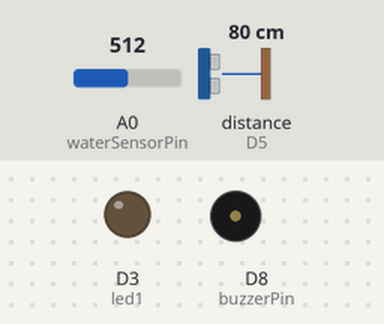
The sketch below on a simulated ESP8266 (Wemos D1 mini). Parts: output pins drawn as LEDs (lit = HIGH), buzzer (waves = sounding, pin HIGH). The inputs (shaded band) are chosen by the test bench; at power-on: A0 (waterSensorPin) = 512, distance to the obstacle (sensor on D5) 80 cm. The echo pulse lasts 58.3 µs per cm; WiFi joins after 1.5 s; servers stay silent unless stated; uploads are accepted with an empty reply; what the sketch prints to the serial monitor is not drawn.

Above: at 2.7 s.
2.8 s: A0 (waterSensorPin) set to 986
6.6 s: A0 (waterSensorPin) set to 1007
At 8.1 s:
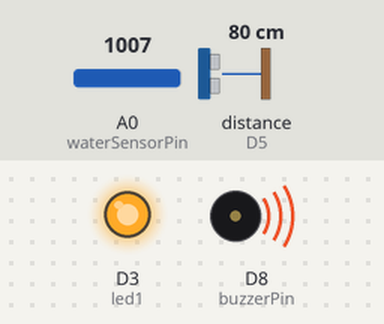
9.0 s: A0 (waterSensorPin) set to 990
At 10.5 s:
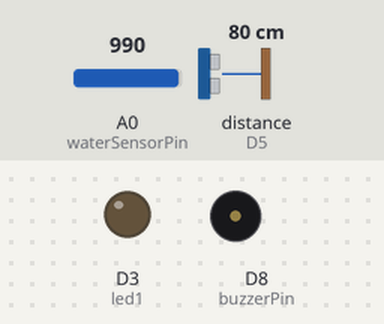
12.6 s: A0 (waterSensorPin) set to 1010
At 14.2 s:
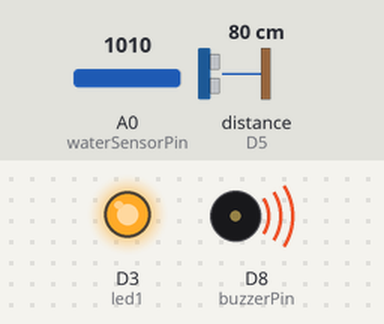
Timing chart, 0 to 15.7 s (numbered marks = the images above; inputs shaded):
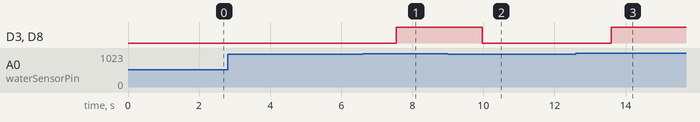

Measured:
- the behaviour switches between 1000 and 1001 on A0 (waterSensorPin) (found by bisection; images 0 and 1)
- after the input at 2.8 s, every drawn part: stays the same
- after the input at 6.6 s, D3 (led1), D8 (buzzerPin): LOW → HIGH after 0.95 s
- after the input at 9.0 s, D3 (led1), D8 (buzzerPin): HIGH → LOW after 0.97 s
- after the input at 12.6 s, D3 (led1), D8 (buzzerPin): LOW → HIGH after 0.99 s

The sketch:

ProjekAkhirNoFix.ino
```cpp
#include <ESP8266HTTPClient.h>
#include <ESP8266WiFi.h>
#include <WiFiClient.h>
#include <Ultrasonic.h>

#define ON HIGH
#define OFF LOW
#define led1 D3

const char* ssid = "Przz";
const char* password = "ineedyou";

WiFiClient wifiClient;

const int trigPin = D4;       // Pin trigger sensor HC-SR04 terhubung ke pin D4 pada WeMos D1R1
const int echoPin = D5;       // Pin echo sensor HC-SR04 terhubung ke pin D5 pada WeMos D1R1
const int waterSensorPin = A0; // Pin water sensor terhubung ke pin A0 pada WeMos D1R1
const int buzzerPin = D8;     // Pin buzzer terhubung ke pin D8 pada WeMos D1R1

Ultrasonic ultrasonic(trigPin, echoPin); // Buat objek Ultrasonic

void setup() {
  Serial.begin(115200);
  Serial.print("Connecting to ");
  Serial.println(ssid);

  WiFi.begin(ssid, password);
  while (WiFi.status() != WL_CONNECTED) {
    delay(500);
    Serial.print(".");
  }
  Serial.println("");
  Serial.println("WiFi connected");
  Serial.println(WiFi.localIP());

  pinMode(led1, OUTPUT);
  pinMode(waterSensorPin, INPUT);
  pinMode(buzzerPin, OUTPUT);
}

void loop() {
   int distance = ultrasonic.read(); // Membaca data dari sensor HC-SR04
  Serial.println("Distance: " + String(distance) + " cm");

  int waterLevel = analogRead(waterSensorPin); // Membaca data dari water sensor
  Serial.println("Water Level: " + String(waterLevel));

  if (waterLevel > 1000) {
    digitalWrite(led1, ON);
    digitalWrite(buzzerPin, ON);
    Serial.println("LED dan Buzzer ON");
  } else {
    digitalWrite(led1, OFF);
    digitalWrite(buzzerPin, OFF);
    Serial.println("LED dan Buzzer OFF");
  }
  if (WiFi.status() == WL_CONNECTED) {
    HTTPClient http;
    Serial.print("[HTTP] begin...\n");
    String link;
    link = F("http://192.168.190.231/flood_detection/flood.php?resikoBanjir=");
    link += String(waterLevel, 6);
    link += "&ketinggianAir=";
    link += String(distance, 6);
    Serial.printf("Link : %s\n", link);
    http.begin(wifiClient, link);
    Serial.print("[HTTP] GET...\n");

    int httpCode = http.GET();
    Serial.print("HTTPCODE: ");
    Serial.println(httpCode);


    http.end();
  } else {
    Serial.println("Delay...");
  }

  delay(1000);
}
```
